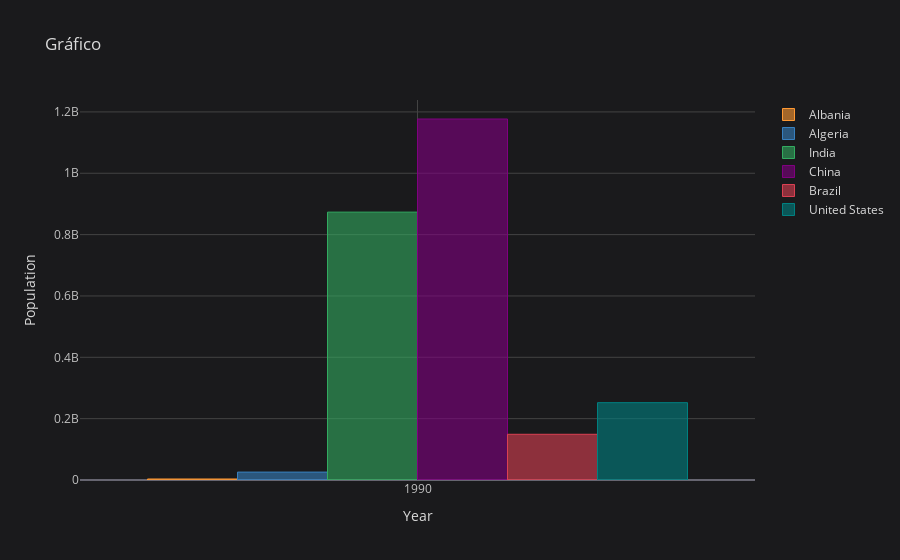

The notebook cell this image was saved under:
### Code cell
data[data.index.isin([1990])][['Albania','Algeria','India', 'China', "Brazil", "United States"]].iplot(kind="bar", xTitle="Year", yTitle="Population", title="Gráfico")

### Figure 1 — Plotly figure (JSON) as saved in the notebook; plotly's stock layout.template omitted (floating-point values rounded to 4 significant figures)
{"data": [{"marker": {"color": "rgba(255, 153, 51, 0.6)", "line": {"color": "rgba(255, 153, 51, 1.0)", "width": 1}}, "name": "Albania", "orientation": "v", "text": "", "type": "bar", "x": [1990], "y": [3286073]}, {"marker": {"color": "rgba(55, 128, 191, 0.6)", "line": {"color": "rgba(55, 128, 191, 1.0)", "width": 1}}, "name": "Algeria", "orientation": "v", "text": "", "type": "bar", "x": [1990], "y": [25758869]}, {"marker": {"color": "rgba(50, 171, 96, 0.6)", "line": {"color": "rgba(50, 171, 96, 1.0)", "width": 1}}, "name": "India", "orientation": "v", "text": "", "type": "bar", "x": [1990], "y": [873277798]}, {"marker": {"color": "rgba(128, 0, 128, 0.6)", "line": {"color": "rgba(128, 0, 128, 1.0)", "width": 1}}, "name": "China", "orientation": "v", "text": "", "type": "bar", "x": [1990], "y": [1176883674]}, {"marker": {"color": "rgba(219, 64, 82, 0.6)", "line": {"color": "rgba(219, 64, 82, 1.0)", "width": 1}}, "name": "Brazil", "orientation": "v", "text": "", "type": "bar", "x": [1990], "y": [149003223]}, {"marker": {"color": "rgba(0, 128, 128, 0.6)", "line": {"color": "rgba(0, 128, 128, 1.0)", "width": 1}}, "name": "United States", "orientation": "v", "text": "", "type": "bar", "x": [1990], "y": [252120309]}], "layout": {"autosize": true, "legend": {"bgcolor": "#1A1A1C", "font": {"color": "#D9D9D9"}}, "paper_bgcolor": "#1A1A1C", "plot_bgcolor": "#1A1A1C", "title": {"font": {"color": "#D9D9D9"}, "text": "Gráfico"}, "xaxis": {"autorange": true, "gridcolor": "#434343", "range": [1990.0, 1990.0], "showgrid": true, "tickfont": {"color": "#C2C2C2"}, "title": {"font": {"color": "#D9D9D9"}, "text": "Year"}, "type": "linear", "zerolinecolor": "#666570"}, "yaxis": {"autorange": true, "gridcolor": "#434343", "range": [0, 1238824920], "showgrid": true, "tickfont": {"color": "#C2C2C2"}, "title": {"font": {"color": "#D9D9D9"}, "text": "Population"}, "type": "linear", "zerolinecolor": "#666570"}}}
